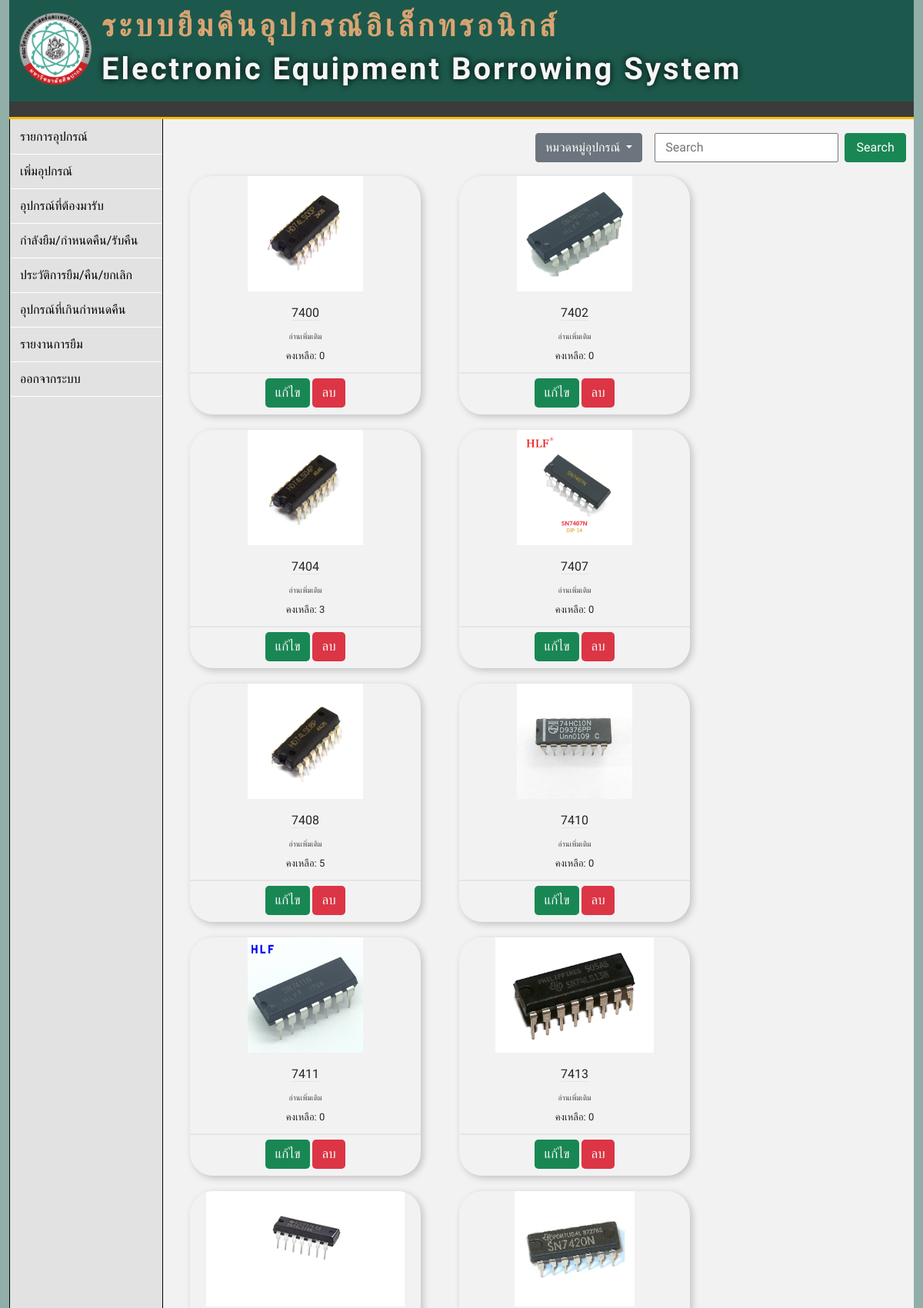
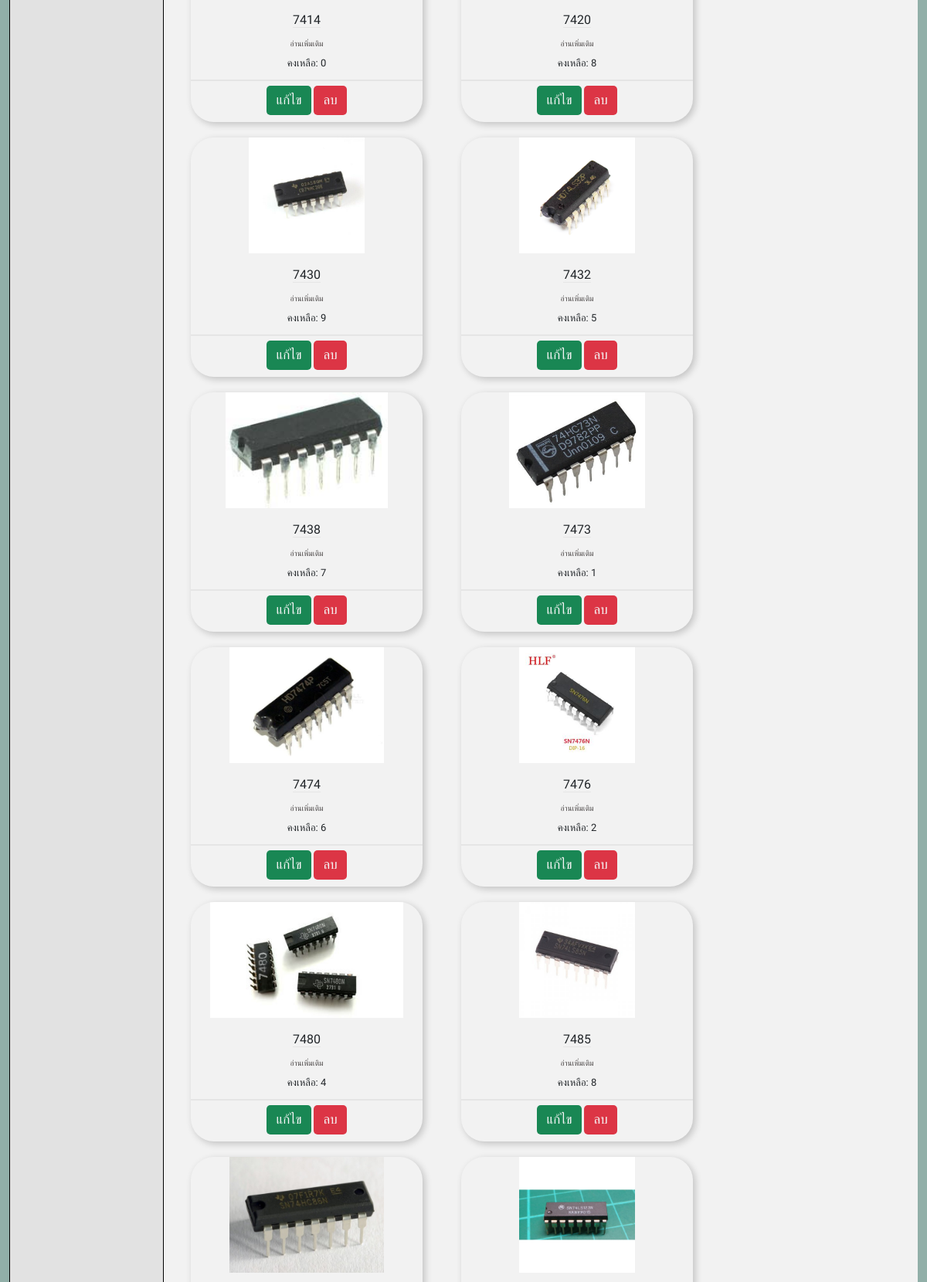
Page /a_eq_manage.php (upper part) on the committed database (2 pictures, top to bottom).
### tables this page shows
CREATE TABLE `tb_equipment` (
  `eq_id` int(100) NOT NULL,
  `eq_name` varchar(255) NOT NULL,
  `eq_typeid` int(11) NOT NULL,
  `eq_descriptions` longtext DEFAULT NULL,
  `eq_image` varchar(255) DEFAULT NULL,
  `eq_remain` int(100) NOT NULL,
  `eq_total` int(100) NOT NULL,
  `eq_status` int(10) NOT NULL DEFAULT 1,
  `added_time` date DEFAULT current_timestamp()
);

CREATE TABLE `tb_eq_type` (
  `eq_typeid` int(11) NOT NULL,
  `eq_typename` varchar(50) NOT NULL
);

### function/function.php (called while the page is built, shortened)
<?php
class DB_con
{
    public function __construct()
    {
        $conn = mysqli_connect(DB_SERVER, DB_USER, DB_PASS, DB_NAME);
        $this->dbcon = $conn;
    }
    public function eq_fetch()
    {
        $result = mysqli_query($this->dbcon, "SELECT a.eq_id, a.eq_name, a.eq_descriptions, a.eq_image, a.eq_remain, b.eq_typeid, b.eq_typename FROM tb_equipment a, tb_eq_type b WHERE a.eq_typeid=b.eq_typeid");
        return $result;
    }
}
?>

### a_eq_manage.php (the view, shortened to what this page needs)
<!doctype html>
<html lang="en">
<head>
    <link href="https://cdn.jsdelivr.net/npm/bootstrap@5.1.2/dist/css/bootstrap.min.css" rel="stylesheet">
    <link rel="stylesheet" href="css/eq_manage.css">
</head>
<body style="background-color: #91AFA8">
    <div class="container-fluid">
        <?php
            include "item/pageheader.php";
        ?>
            <div class="main">
                <aside>
                    <?php
                        include "item/menubar_a.php";
                    ?>
                </aside>
                <main style="background-color: #f2f2f2;">
                <div class="container">
                    <form class="row justify-content-end py-2" action="a_eq_manage.php" method="GET">
                        <div class="btn-group col-2">
                            <button type="button" class="btn btn-secondary dropdown-toggle" data-bs-toggle="dropdown" aria-expanded="false">
                                หมวดหมู่อุปกรณ์
                            </button>
                            <?php
                                include_once('function/function.php');
                            ?>
                        </div>
                        <input class="col-3 mx-2" type="search" placeholder="Search" aria-label="Search" name="qt">
                        <button class="btn btn-success col-1 " type="submit">Search</button>
                    </form>
                </div>
                <?php
                    include_once('function/function.php');
                    $fetchdata = new DB_con();
                    $sql = $fetchdata->eq_fetch();
                    while($row = mysqli_fetch_array($sql)) {
                ?>
                <div class="item">
                    <div class="img">
                        <a href="https://www.google.com/search?q=<?php echo $row['eq_name']; ?>" target="_blank">
                        <img src="photo_equipment/<?php echo $row['eq_typename']; ?>/<?php echo $row['eq_image']; ?>" alt=""></a>
                    </div>
                    <div class="content">
                        <h3><?php echo $row['eq_name']; ?></h3>
                        <a class="other" href="https://www.google.com/search?q=<?php echo $row['eq_name']; ?>">อ่านเพิ่มเติม</a>
                        <h4>คงเหลือ: <?php echo $row['eq_remain']; ?></h4>
                    </div>
                    <div class="footer">
                        <button type="button" class="btn btn-success btn_edit "  onclick="window.location.href='a_eq_edit.php?eq_id=<?php echo $row['eq_id']; ?>'">แก้ไข</button>
                        <button type="button" class="btn btn-danger btn_delete"  onclick="window.location.href='function/eq_delete.php?eq_id=<?php echo $row['eq_id']; ?>'">ลบ</button>
                    </div>
                </div>
                <?php
                    }
                ?>
            </main>
        </div>
        <?php
            include "item/footer.php";
        ?>
    </div>
</body>
</html>

### css/eq_manage.css (style rules this page uses)
.item { margin: 10px 25px; height: 310px; width: 300px; box-shadow: 3px 3px 10px rgba(0, 0, 0, 0.2); border-radius: 30px; overflow: hidden; }
.img { height: 150px; overflow: hidden; text-align: center; }
.img img { height: 100%; }
.content { margin-top: 12px; text-align: center; border-bottom: 2px solid #e5e5e5; height: 95px; display: flex; justify-content: center; align-items: center; flex-direction: column; padding: 1rem; }
.content h3 { font-size: medium; border-bottom: 1px solid #e5e5e5; }
.content h4 { margin-top: 10px; font-size: small; }
.content .other { margin-top: 5px; font-size: 10px; font-weight: lighter; color: rgb(75, 71, 71); text-decoration: none; }
.btn_edit,.btn_delete { margin-top: 6px; border-radius: 5px; color: whitesmoke; font-size: 17px; border: none; }
.footer { height: 25px; text-align: center; }

### css/pageheader.css (style rules this page uses)
* { margin: 0; padding: 0; box-sizing: border-box; font-family: 'Trirong', serif; }
.container { margin: 0 auto; width: 100%; }
.main { display: flex; }
aside { width: 200px; align-self: stretch; background-color: #E2E2E2; border: 1px solid black; border-top: none; }
main { flex: 1; padding: 10px 10px; display: flex; flex-wrap: wrap; }

### rows in the picture
tb_equipment: eq_typeid+eq_image (picture), eq_name "7400", eq_remain "0"
tb_equipment: eq_typeid+eq_image (picture), eq_name "7402", eq_remain "0"
tb_equipment: eq_typeid+eq_image (picture), eq_name "7404", eq_remain "3"
tb_equipment: eq_typeid+eq_image (picture), eq_name "7407", eq_remain "0"
tb_equipment: eq_typeid+eq_image (picture), eq_name "7408", eq_remain "5"
tb_equipment: eq_typeid+eq_image (picture), eq_name "7410", eq_remain "0"
tb_equipment: eq_typeid+eq_image (picture), eq_name "7411", eq_remain "0"
tb_equipment: eq_typeid+eq_image (picture), eq_name "7413", eq_remain "0"
tb_equipment: eq_typeid+eq_image (picture), eq_name "7414", eq_remain "0"
tb_equipment: eq_typeid+eq_image (picture), eq_name "7420", eq_remain "8"
tb_equipment: eq_typeid+eq_image (picture), eq_name "7430", eq_remain "9"
tb_equipment: eq_typeid+eq_image (picture), eq_name "7432", eq_remain "5"
tb_equipment: eq_typeid+eq_image (picture), eq_name "7438", eq_remain "7"
tb_equipment: eq_typeid+eq_image (picture), eq_name "7473", eq_remain "1"
tb_equipment: eq_typeid+eq_image (picture), eq_name "7474", eq_remain "6"
tb_equipment: eq_typeid+eq_image (picture), eq_name "7476", eq_remain "2"
tb_equipment: eq_typeid+eq_image (picture), eq_name "7480", eq_remain "4"
tb_equipment: eq_typeid+eq_image (picture), eq_name "7485", eq_remain "8"
tb_equipment: eq_typeid+eq_image (picture)
tb_equipment: eq_typeid+eq_image (picture)
